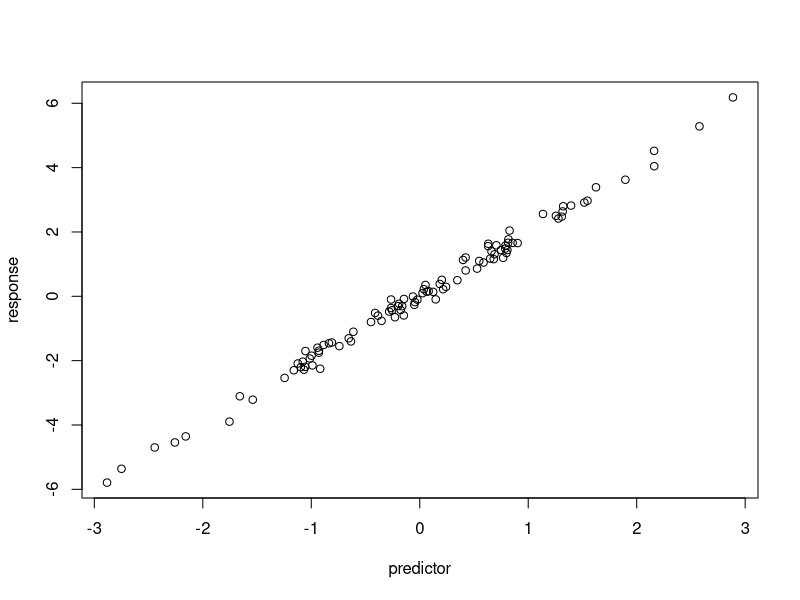

Source code (R):
#Simulate and plot data
#Jyotsna Singh
#jyotsnasingh@arizona.edu
#2025-10-21


#Simulate predictor variable
predictor<-rnorm(n=100)
#Simulate response variable with noise
response<-2 *predictor +rnorm(n=100, sd=0.2)

#Plot the data
plot(x = predictor, y = response)

